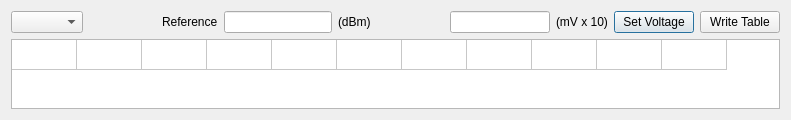
<?xml version="1.0" encoding="UTF-8"?>
<ui version="4.0">
 <class>PdTableDialog</class>
 <widget class="QDialog" name="PdTableDialog">
  <property name="geometry">
   <rect>
    <x>0</x>
    <y>0</y>
    <width>791</width>
    <height>118</height>
   </rect>
  </property>
  <property name="windowTitle">
   <string>보정 테이블</string>
  </property>
  <layout class="QGridLayout" name="gridLayout">
   <item row="0" column="0">
    <widget class="QComboBox" name="cbChannel"/>
   </item>
   <item row="0" column="1">
    <spacer name="horizontalSpacer">
     <property name="orientation">
      <enum>Qt::Horizontal</enum>
     </property>
     <property name="sizeHint" stdset="0">
      <size>
       <width>44</width>
       <height>20</height>
      </size>
     </property>
    </spacer>
   </item>
   <item row="0" column="2">
    <widget class="QLabel" name="label_2">
     <property name="text">
      <string>Reference</string>
     </property>
    </widget>
   </item>
   <item row="0" column="3">
    <widget class="QLineEdit" name="editRef"/>
   </item>
   <item row="0" column="4">
    <widget class="QLabel" name="label_3">
     <property name="text">
      <string>(dBm)</string>
     </property>
    </widget>
   </item>
   <item row="0" column="5">
    <spacer name="horizontalSpacer_2">
     <property name="orientation">
      <enum>Qt::Horizontal</enum>
     </property>
     <property name="sizeHint" stdset="0">
      <size>
       <width>44</width>
       <height>20</height>
      </size>
     </property>
    </spacer>
   </item>
   <item row="0" column="6">
    <widget class="QLineEdit" name="editVolt">
     <property name="maximumSize">
      <size>
       <width>100</width>
       <height>16777215</height>
      </size>
     </property>
    </widget>
   </item>
   <item row="0" column="7">
    <widget class="QLabel" name="label">
     <property name="text">
      <string>(mV x 10)</string>
     </property>
    </widget>
   </item>
   <item row="0" column="8">
    <widget class="QPushButton" name="btnSetVolt">
     <property name="text">
      <string>Set Voltage</string>
     </property>
    </widget>
   </item>
   <item row="0" column="9">
    <widget class="QPushButton" name="btnWriteTable">
     <property name="text">
      <string>Write Table</string>
     </property>
    </widget>
   </item>
   <item row="1" column="0" colspan="10">
    <widget class="QTableWidget" name="tableWidget">
     <property name="frameShape">
      <enum>QFrame::StyledPanel</enum>
     </property>
     <property name="frameShadow">
      <enum>QFrame::Sunken</enum>
     </property>
     <property name="showGrid">
      <bool>true</bool>
     </property>
     <attribute name="horizontalHeaderVisible">
      <bool>false</bool>
     </attribute>
     <attribute name="horizontalHeaderCascadingSectionResizes">
      <bool>false</bool>
     </attribute>
     <attribute name="horizontalHeaderDefaultSectionSize">
      <number>65</number>
     </attribute>
     <attribute name="verticalHeaderVisible">
      <bool>false</bool>
     </attribute>
     <row>
      <property name="text">
       <string>Voltage</string>
      </property>
     </row>
     <column>
      <property name="text">
       <string>0 dB</string>
      </property>
     </column>
     <column>
      <property name="text">
       <string>-5 dB</string>
      </property>
     </column>
     <column>
      <property name="text">
       <string>-10 dB</string>
      </property>
     </column>
     <column>
      <property name="text">
       <string>-15 dB</string>
      </property>
     </column>
     <column>
      <property name="text">
       <string>-20 dB</string>
      </property>
     </column>
     <column>
      <property name="text">
       <string>-25 dB</string>
      </property>
     </column>
     <column>
      <property name="text">
       <string>-30 dB</string>
      </property>
     </column>
     <column>
      <property name="text">
       <string>-35 dB</string>
      </property>
     </column>
     <column>
      <property name="text">
       <string>-40 dB</string>
      </property>
     </column>
     <column>
      <property name="text">
       <string>-45 dB</string>
      </property>
     </column>
     <column>
      <property name="text">
       <string>-50 dB</string>
      </property>
     </column>
    </widget>
   </item>
  </layout>
 </widget>
 <resources/>
 <connections/>
</ui>
